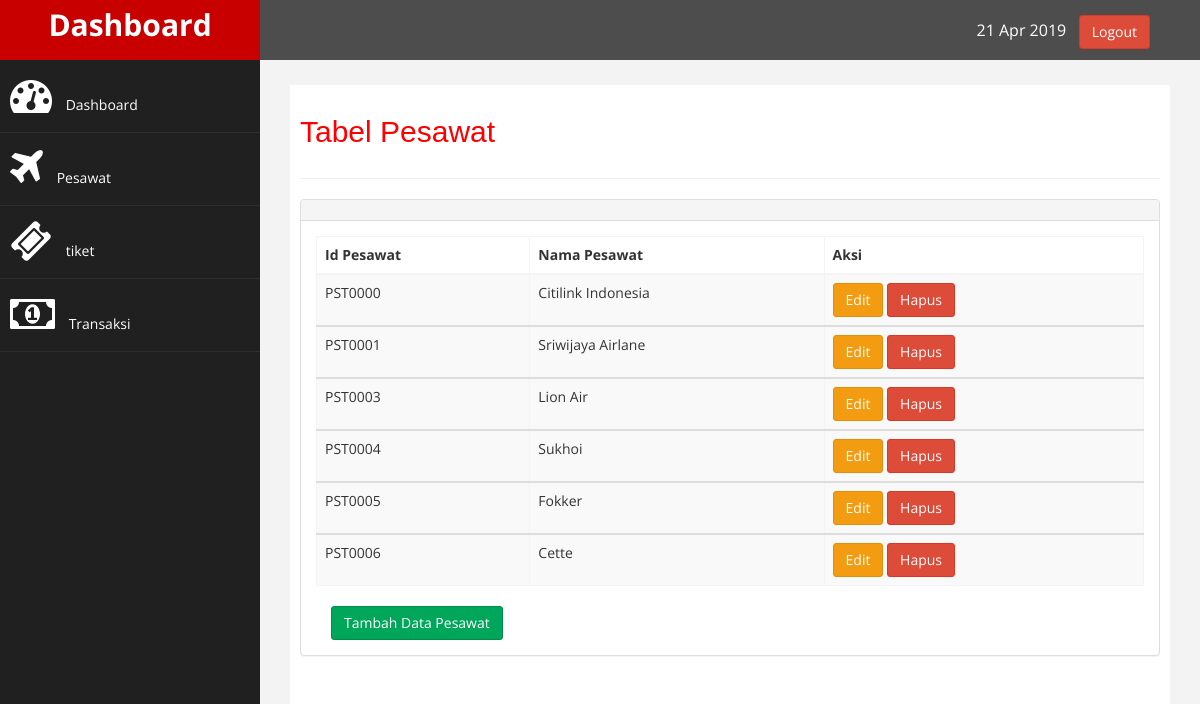
/admin/listpst.php (signed in), run on the app's committed database.
### tables this page shows
CREATE TABLE `tb_pesawat` (
  `id_pesawat` varchar(30) NOT NULL,
  `nama_pesawat` varchar(30) NOT NULL
);

### admin/listpst.php (the view)
 <?php
    require_once ('header.php');
 ?>
 <?php
    require_once('../konek/connect.php');
    $sql= 'select * from tb_pesawat';
    $query  = mysqli_query($con,$sql);
 ?>
        <div id="page-wrapper" >
            <div id="page-inner">
                <div class="row">
                    <div class="col-md-12">
                     <h2>Tabel Pesawat</h2>
                    </div>
                </div>
                 <hr />
            <div class="row">
                <div class="col-md-12">
                    <div class="panel panel-default">
                        <div class="panel-heading">
                        </div>
                        <div class="panel-body">
                            <div class="table-responsive">
                                <table class="table table-striped table-bordered table-hover" id="dataTables-example">
                                    <thead>
                                        <tr>
                                            <th>Id Pesawat</th>
                                            <th>Nama Pesawat</th>
                                            <th>Aksi</th>
                                        </tr>
                                    </thead>
                                    <?php
                                            while($row  = mysqli_fetch_assoc($query)){
                                    ?>
                                    <tbody>
                                        <tr class="odd gradeX">
                                            <td><?php echo $row['id_pesawat']; ?></td>
                                            <td><?php echo $row['nama_pesawat']; ?></td>
                                            <td>
                                                <span>
                                                    <a href="editpst.php?id_pesawat=<?php echo $row['id_pesawat']; ?>" class="btn btn-warning">Edit</a>
                                                </span>
                                                <span>
                                                    <a href="hapuspst.php?id_pesawat=<?php echo $row['id_pesawat']; ?>" class="btn btn-danger">Hapus</i></a>
                                                </span>
                                            </td>
                                        </tr>
                                        <?php
                                        } ?>
                                    </tbody>
                                </table>
                                <div class="col-md-2">
                                <form method=post action=tambahpst.php><input type="submit" name="submit"value="Tambah Data Pesawat" class="btn btn-success">
                                </form>
                            </div>
                        </div>
                    </div>
                </div>
                </div>
        </div>
        </div>
<?php require_once 'footer.php'; ?>

### admin/header.php (shortened to what this page needs)
<!DOCTYPE html>
<html xmlns="http://www.w3.org/1999/xhtml">
<head>
    <link href="../assets/css/bootstrap.css" rel="stylesheet" />
    <link href="../assets/css/font-awesome.css" rel="stylesheet" />
     <link rel="stylesheet" href="../css/AdminLTE.min.css">
    <link href="../assets/css/custom.css" rel="stylesheet" />
    <link href="../assets/js/dataTables/dataTables.bootstrap.css" rel="stylesheet" />
</head>
<body>
    <div id="wrapper">
        <nav class="navbar navbar-default navbar-cls-top " role="navigation" style="margin-bottom: 0">
            <div class="navbar-header">
                <a class="navbar-brand" href="../admin/index.php">Dashboard</a>
            </div>
  <div style="color: white;
padding: 15px 50px 5px 50px;
float: right;
font-size: 16px;"> <?php echo date('d M Y') ?> &nbsp; <a href="logout.php" class="btn btn-danger">Logout</a> </div>
        </nav>
                <nav class="navbar-default navbar-side" role="navigation">
            <div class="sidebar-collapse">
                <ul class="nav" id="main-menu">
                    <li>
                        <a href="index.php"><i class="fa fa-dashboard fa-3x"></i> Dashboard</a>
                    </li>
                   <li>
                        <a href="listpst.php"><i class="fa fa-plane fa-3x"></i> Pesawat</a>
                    </li>
                    <li  >
                        <a href="listtiket.php"><i class="fa fa-ticket fa-3x"></i> tiket </a>
                    </li>
                    <li  >
                        <a href="transaksi.php"><i class="fa fa-money fa-3x"></i> Transaksi</a>
                    </li>
                </ul>
            </div>
        </nav>

### admin/footer.php (shortened to what this page needs)
</body>
</html>

### assets/css/custom.css (style rules this page uses)
body { font-family: 'Open Sans', sans-serif; }
#wrapper { width: 100%; background:#202020; }
#page-wrapper { padding: 15px 15px; min-height: 600px; background:#F3F3F3; }
#page-inner { width:100%; margin:10px 20px 10px 0px; background-color:#fff!important; padding:10px; min-height:1200px; }
h2 { color: #f00; }
.navbar-cls-top .navbar-brand { color: #fff; background: #C90000; width: 260px; text-align: center; height: 60px; font-size: 30px; font-weight: 700; }
.sidebar-collapse , .sidebar-collapse .nav { background:none; }
.sidebar-collapse .nav { padding:0; }
.sidebar-collapse .nav > li > a { color:#fff; background:#202020; text-shadow:none; }
.sidebar-collapse > .nav > li > a { padding:15px 10px; }
.sidebar-collapse > .nav > li { border-bottom: 1px solid rgba(107, 108, 109, 0.19); }
.navbar-side { border:none; background-color: #202020; }
.navbar-cls-top { background:#4D4D4D; border-bottom:none; }
.navbar-default { border:0px solid black; }
.navbar-header { background: #A70303; }
.nav > li > a > i { margin-right:10px; }
@media (min-width:768px) { #page-wrapper { margin: 0 0 0 260px; padding: 15px 30px; min-height: 1200px; } }
@media (min-width:768px) { .navbar-side { z-index: 1; position: absolute; width: 260px; } }
@media (min-width:768px) { .navbar { border-radius: 0px; } }

### data on the page
tb_pesawat: id_pesawat "PST0000", nama_pesawat "Citilink Indonesia"
tb_pesawat: id_pesawat "PST0001", nama_pesawat "Sriwijaya Airlane"
tb_pesawat: id_pesawat "PST0003", nama_pesawat "Lion Air"
tb_pesawat: id_pesawat "PST0004", nama_pesawat "Sukhoi"
tb_pesawat: id_pesawat "PST0005", nama_pesawat "Fokker"
tb_pesawat: id_pesawat "PST0006", nama_pesawat "Cette"
